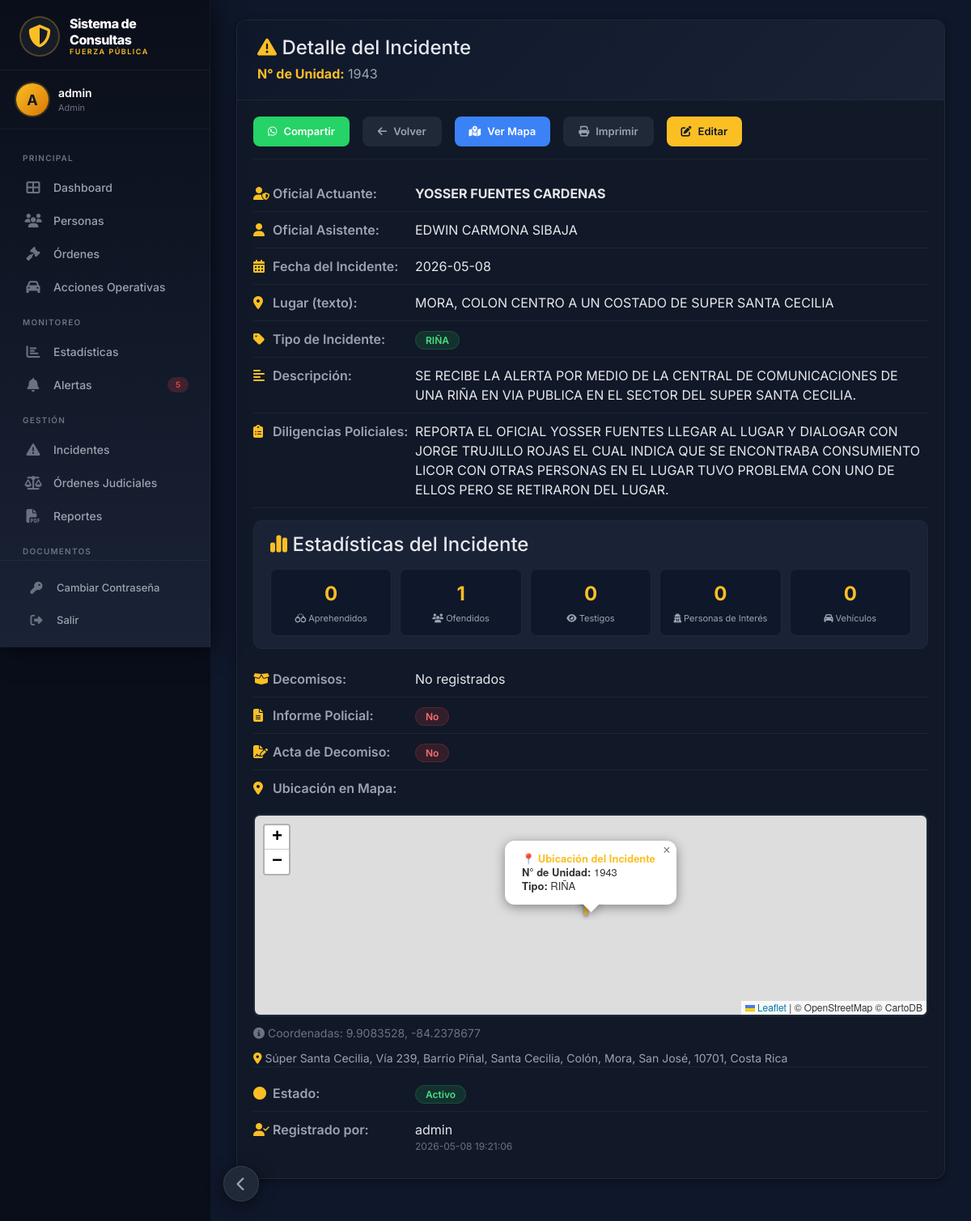
The app's page /incidente/2 (signed in) with its own data.
### app.py (models this page shows)
class Usuario(UserMixin, db.Model):
    __tablename__ = 'usuarios'
    id = db.Column(db.Integer, primary_key=True)
    username = db.Column(db.String(50), unique=True, nullable=False)
    email = db.Column(db.String(100), unique=True, nullable=False)
    password_hash = db.Column(db.String(200), nullable=False)
    rol = db.Column(db.String(20), default='usuario')
    activo = db.Column(db.Boolean, default=True)
    fecha_registro = db.Column(db.String(50))

class Incidente(db.Model):
    __tablename__ = 'incidentes'
    id = db.Column(db.Integer, primary_key=True)
    oficial_actuante = db.Column(db.String(100), nullable=False)
    oficial_asistente = db.Column(db.String(100))
    numero_incidente = db.Column(db.String(50), nullable=False)
    tipo_incidente = db.Column(db.String(100), nullable=False)
    descripcion = db.Column(db.Text, nullable=False)
    diligencias_policiales = db.Column(db.Text)
    aprehendidos = db.Column(db.Integer, default=0)
    ofendidos = db.Column(db.Integer, default=0)
    testigos = db.Column(db.Integer, default=0)
    personas_interes = db.Column(db.Integer, default=0)
    vehiculos_involucrados = db.Column(db.Integer, default=0)
    decomisos = db.Column(db.Text)
    informe_policial = db.Column(db.Boolean, default=False)
    numero_informe = db.Column(db.String(50))
    acta_decomiso = db.Column(db.Boolean, default=False)
    numero_acta_decomiso = db.Column(db.String(50))
    fecha_incidente = db.Column(db.String(20), nullable=False)
    lugar = db.Column(db.String(200))
    latitud = db.Column(db.Float, nullable=True)
    longitud = db.Column(db.Float, nullable=True)
    direccion_ubicacion = db.Column(db.String(500))
    estado = db.Column(db.String(20), default='ACTIVO')
    creado_por = db.Column(db.String(50))
    fecha_registro = db.Column(db.String(50))

### app.py (the view)
@app.route('/incidente/<int:id>')
@login_required
@permiso_requerido('ver_incidentes')
def ver_incidente(id):
    incidente = Incidente.query.get_or_404(id)
    return render_template('ver_incidente.html', incidente=incidente)

### templates/ver_incidente.html (shortened to what this page needs)
{% extends "base.html" %}
{% block content %}
<div class="detail-card-dark">
    <div class="detail-header-dark">
        <h1><i class="fas fa-exclamation-triangle"></i> Detalle del Incidente</h1>
        <p><strong>N° de Unidad:</strong> {{ incidente.numero_incidente }}</p>
    </div>
    <div class="detail-body-dark">
        <div class="btn-actions-dark">
            <button class="btn-action-dark btn-whatsapp-dark" onclick="compartirWhatsApp()">
                <i class="fab fa-whatsapp"></i> Compartir
            </button>
            <button class="btn-action-dark btn-volver-dark" onclick="window.location.href='/incidentes'">
                <i class="fas fa-arrow-left"></i> Volver
            </button>
            {% if incidente.latitud and incidente.longitud %}
            <button class="btn-action-dark btn-mapa-dark" onclick="verMapaCompleto()">
                <i class="fas fa-map-marked-alt"></i> Ver Mapa
            </button>
            {% endif %}
            <button class="btn-action-dark btn-imprimir-dark" onclick="window.print()">
                <i class="fas fa-print"></i> Imprimir
            </button>
            <button class="btn-action-dark btn-editar-dark" onclick="window.location.href='/incidentes'">
                <i class="fas fa-edit"></i> Editar
            </button>
        </div>
        <div class="info-row-dark">
            <div class="info-label-dark"><i class="fas fa-user-shield"></i> Oficial Actuante:</div>
            <div class="info-value-dark"><strong>{{ incidente.oficial_actuante }}</strong></div>
        </div>
        <div class="info-row-dark">
            <div class="info-label-dark"><i class="fas fa-user"></i> Oficial Asistente:</div>
            <div class="info-value-dark">{{ incidente.oficial_asistente or 'No registrado' }}</div>
        </div>
        <div class="info-row-dark">
            <div class="info-label-dark"><i class="fas fa-calendar-alt"></i> Fecha del Incidente:</div>
            <div class="info-value-dark">{{ incidente.fecha_incidente }}</div>
        </div>
        <div class="info-row-dark">
            <div class="info-label-dark"><i class="fas fa-map-marker-alt"></i> Lugar (texto):</div>
            <div class="info-value-dark">{{ incidente.lugar or 'No registrado' }}</div>
        </div>
        <div class="info-row-dark">
            <div class="info-label-dark"><i class="fas fa-tag"></i> Tipo de Incidente:</div>
            <div class="info-value-dark"><span class="badge-estado-dark activo">{{ incidente.tipo_incidente }}</span></div>
        </div>
        <div class="info-row-dark">
            <div class="info-label-dark"><i class="fas fa-align-left"></i> Descripción:</div>
            <div class="info-value-dark" style="white-space: pre-wrap;">{{ incidente.descripcion }}</div>
        </div>
        <div class="info-row-dark">
            <div class="info-label-dark"><i class="fas fa-clipboard-list"></i> Diligencias Policiales:</div>
            <div class="info-value-dark" style="white-space: pre-wrap;">{{ incidente.diligencias_policiales or 'No registradas' }}</div>
        </div>
        <div class="stats-box-dark">
            <h4><i class="fas fa-chart-simple"></i> Estadísticas del Incidente</h4>
            <div class="stats-grid-dark">
                <div class="stats-item-dark">
                    <div class="stats-number-dark">{{ incidente.aprehendidos or 0 }}</div>
                    <div class="stats-label-dark"><i class="fas fa-handcuffs"></i> Aprehendidos</div>
                </div>
                <div class="stats-item-dark">
                    <div class="stats-number-dark">{{ incidente.ofendidos or 0 }}</div>
                    <div class="stats-label-dark"><i class="fas fa-users"></i> Ofendidos</div>
                </div>
                <div class="stats-item-dark">
                    <div class="stats-number-dark">{{ incidente.testigos or 0 }}</div>
                    <div class="stats-label-dark"><i class="fas fa-eye"></i> Testigos</div>
                </div>
                <div class="stats-item-dark">
                    <div class="stats-number-dark">{{ incidente.personas_interes or 0 }}</div>
                    <div class="stats-label-dark"><i class="fas fa-user-secret"></i> Personas de Interés</div>
                </div>
                <div class="stats-item-dark">
                    <div class="stats-number-dark">{{ incidente.vehiculos_involucrados or 0 }}</div>
                    <div class="stats-label-dark"><i class="fas fa-car"></i> Vehículos</div>
                </div>
            </div>
        </div>
        <div class="info-row-dark">
            <div class="info-label-dark"><i class="fas fa-box-open"></i> Decomisos:</div>
            <div class="info-value-dark">{{ incidente.decomisos or 'No registrados' }}</div>
        </div>
        <div class="info-row-dark">
            <div class="info-label-dark"><i class="fas fa-file-alt"></i> Informe Policial:</div>
            <div class="info-value-dark">
                <span class="badge-estado-dark {{ 'activo' if incidente.informe_policial else 'inactivo' }}">
                    {{ 'Sí' if incidente.informe_policial else 'No' }}
                </span>
            </div>
        </div>
        <div class="info-row-dark">
            <div class="info-label-dark"><i class="fas fa-file-signature"></i> Acta de Decomiso:</div>
            <div class="info-value-dark">
                <span class="badge-estado-dark {{ 'activo' if incidente.acta_decomiso else 'inactivo' }}">
                    {{ 'Sí' if incidente.acta_decomiso else 'No' }}
                </span>
            </div>
        </div>
        {% if incidente.latitud and incidente.longitud %}
        <div class="info-row-dark" style="flex-direction: column; padding-bottom: 0;">
            <div class="info-label-dark" style="width: 100%; margin-bottom: 10px;">
                <i class="fas fa-map-marker-alt"></i> Ubicación en Mapa:
            </div>
            <div class="info-value-dark" style="width: 100%;">
                <div id="mapa_detalle"></div>
                <div style="margin-top: 10px; display: flex; flex-wrap: wrap; gap: 10px;">
                    <small class="text-muted-dark" style="color: #6b7280;">
                        <i class="fas fa-info-circle"></i> Coordenadas: {{ incidente.latitud }}, {{ incidente.longitud }}
                    </small>
                    {% if incidente.direccion_ubicacion %}
                    <small style="color: #9ca3af;">
                        <i class="fas fa-location-dot" style="color: #fbbf24;"></i> {{ incidente.direccion_ubicacion }}
                    </small>
                    {% endif %}
                </div>
            </div>
        </div>
        {% endif %}
        <div class="info-row-dark" style="margin-top: 10px;">
            <div class="info-label-dark"><i class="fas fa-circle"></i> Estado:</div>
            <div class="info-value-dark">
                <span class="badge-estado-dark {{ 'activo' if incidente.estado == 'ACTIVO' else 'inactivo' }}">
                    {{ 'Activo' if incidente.estado == 'ACTIVO' else 'Inactivo' }}
                </span>
            </div>
        </div>
        <div class="info-row-dark">
            <div class="info-label-dark"><i class="fas fa-user-check"></i> Registrado por:</div>
            <div class="info-value-dark">
                {{ incidente.creado_por or 'Sistema' }}
                <small class="text-muted-dark" style="color: #6b7280; display: block; font-size: 12px;">
                    {{ incidente.fecha_registro }}
                </small>
            </div>
        </div>
    </div>
</div>
<link rel="stylesheet" href="https://unpkg.com/leaflet@1.9.4/dist/leaflet.css" />
{% endblock %}

### templates/base.html (shortened to what this page needs)
<!DOCTYPE html>
<html lang="es">
<head>
    <link href="https://cdn.jsdelivr.net/npm/bootstrap@5.3.0/dist/css/bootstrap.min.css" rel="stylesheet">
    <link rel="stylesheet" href="https://cdnjs.cloudflare.com/ajax/libs/font-awesome/6.4.0/css/all.min.css">
</head>
<body>
    <nav class="sidebar" id="sidebar">
        <div class="sidebar-brand">
            <div class="brand-icon">
                <i class="fas fa-shield-halved"></i>
            </div>
            <div class="brand-text">
                <strong>Sistema de Consultas</strong>
                <small>Fuerza Pública</small>
            </div>
        </div>
        {% if current_user.is_authenticated %}
        <div class="user-info">
            <div class="user-avatar">{{ current_user.username[0]|upper }}</div>
            <div>
                <div class="user-name">{{ current_user.username }}</div>
                <div class="user-role">{{ current_user.rol|capitalize }}</div>
            </div>
        </div>
        {% endif %}
        <div class="sidebar-nav">
            <span class="nav-section-title">Principal</span>
            <a href="{{ url_for('index') }}" class="nav-link {% if request.endpoint == 'index' %}active{% endif %}">
                <i class="fas fa-th-large nav-icon"></i>
                <span class="nav-label">Dashboard</span>
            </a>
            {% if tiene_permiso(current_user, 'ver_personas') %}
            <a href="{{ url_for('personas') }}" class="nav-link {% if request.endpoint == 'personas' %}active{% endif %}">
                <i class="fas fa-users nav-icon"></i>
                <span class="nav-label">Personas</span>
            </a>
            {% endif %}
            {% if tiene_permiso(current_user, 'ver_ordenes') %}
            <a href="{{ url_for('ordenes') }}" class="nav-link {% if request.endpoint == 'ordenes' %}active{% endif %}">
                <i class="fas fa-gavel nav-icon"></i>
                <span class="nav-label">Órdenes</span>
            </a>
            {% endif %}
            {% if tiene_permiso(current_user, 'ver_acciones') %}
            <a href="{{ url_for('acciones_operativas') }}" class="nav-link {% if request.endpoint == 'acciones_operativas' %}active{% endif %}">
                <i class="fas fa-car nav-icon"></i>
                <span class="nav-label">Acciones Operativas</span>
            </a>
            {% endif %}
            <span class="nav-section-title">Monitoreo</span>
            {% if tiene_permiso(current_user, 'ver_estadisticas') %}
            <a href="{{ url_for('estadisticas') }}" class="nav-link {% if request.endpoint == 'estadisticas' %}active{% endif %}">
                <i class="fas fa-chart-bar nav-icon"></i>
                <span class="nav-label">Estadísticas</span>
            </a>
            {% endif %}
            {% if tiene_permiso(current_user, 'ver_alertas') %}
            <a href="{{ url_for('alertas') }}" class="nav-link {% if request.endpoint == 'alertas' %}active{% endif %}">
                <i class="fas fa-bell nav-icon"></i>
                <span class="nav-label">Alertas</span>
                <span class="nav-badge" id="alertBadge">0</span>
            </a>
            {% endif %}
            <span class="nav-section-title">Gestión</span>
            {% if tiene_permiso(current_user, 'ver_incidentes') %}
            <a href="{{ url_for('incidentes') }}" class="nav-link {% if request.endpoint == 'incidentes' %}active{% endif %}">
                <i class="fas fa-triangle-exclamation nav-icon"></i>
                <span class="nav-label">Incidentes</span>
            </a>
            {% endif %}
            {% if tiene_permiso(current_user, 'ver_ordenes_judiciales') %}
            <a href="{{ url_for('ordenes_judiciales') }}" class="nav-link {% if request.endpoint == 'ordenes_judiciales' %}active{% endif %}">
                <i class="fas fa-scale-balanced nav-icon"></i>
                <span class="nav-label">Órdenes Judiciales</span>
            </a>
            {% endif %}
            {% if tiene_permiso(current_user, 'ver_estadisticas') %}
            <a href="{{ url_for('reportes') }}" class="nav-link {% if request.endpoint == 'reportes' %}active{% endif %}">
                <i class="fas fa-file-pdf nav-icon"></i>
                <span class="nav-label">Reportes</span>
            </a>
            {% endif %}
            <span class="nav-section-title">Documentos</span>
        </div>
        <div class="sidebar-footer">
            <a href="{{ url_for('cambiar_password_page') }}" class="nav-link">
                <i class="fas fa-key nav-icon"></i>
                <span class="nav-label">Cambiar Contraseña</span>
            </a>
            <a href="{{ url_for('logout') }}" class="nav-link" onclick="return confirm('¿Desea cerrar sesión?')">
                <i class="fas fa-right-from-bracket nav-icon"></i>
                <span class="nav-label">Salir</span>
            </a>
        </div>
    </nav>
    <button class="sidebar-toggle" id="sidebarToggle" onclick="toggleSidebar()" title="Colapsar menú">
        <i class="fas fa-chevron-left" id="toggleIcon"></i>
    </button>
    <main class="main-content" id="mainContent">
        {% block content %}{% endblock %}
    </main>
</body>
</html>

### records on screen
Usuario: username "A", username "admin", rol "Admin"
Incidente: numero_incidente "1943", oficial_actuante "YOSSER FUENTES CARDENAS", oficial_asistente "EDWIN CARMONA SIBAJA", fecha_incidente "2026-05-08", lugar "MORA, COLON CENTRO A UN COSTADO DE SUPER SANTA CECILIA", tipo_incidente "RIÑA", descripcion "SE RECIBE LA ALERTA POR MEDIO DE LA CENTRAL DE COMUNICACIONES DE UNA RIÑA EN VIA PUBLICA EN EL SECTOR DEL SUPER SANTA CECILIA.", diligencias_policiales "REPORTA EL OFICIAL YOSSER FUENTES LLEGAR AL LUGAR Y DIALOGAR CON JORGE TRUJILLO ROJAS EL CUAL INDICA QUE SE ENCONTRABA CONSUMIENTO LICOR CON OTRAS PERSONAS EN EL LUGAR TUVO PROBLEMA CON UNO DE ELLOS PERO SE RETIRARON DEL LUGAR.", aprehendidos "0", ofendidos "1", testigos "0", personas_interes "0", vehiculos_involucrados "0", decomisos "No registrados", informe_policial "No", acta_decomiso "No", latitud "9.9083528", longitud "-84.2378677", direccion_ubicacion "Súper Santa Cecilia, Vía 239, Barrio Piñal, Santa Cecilia, Colón, Mora, San José, 10701, Costa Rica", estado "Activo", creado_por "admin", fecha_registro "2026-05-08 19:21:06"
